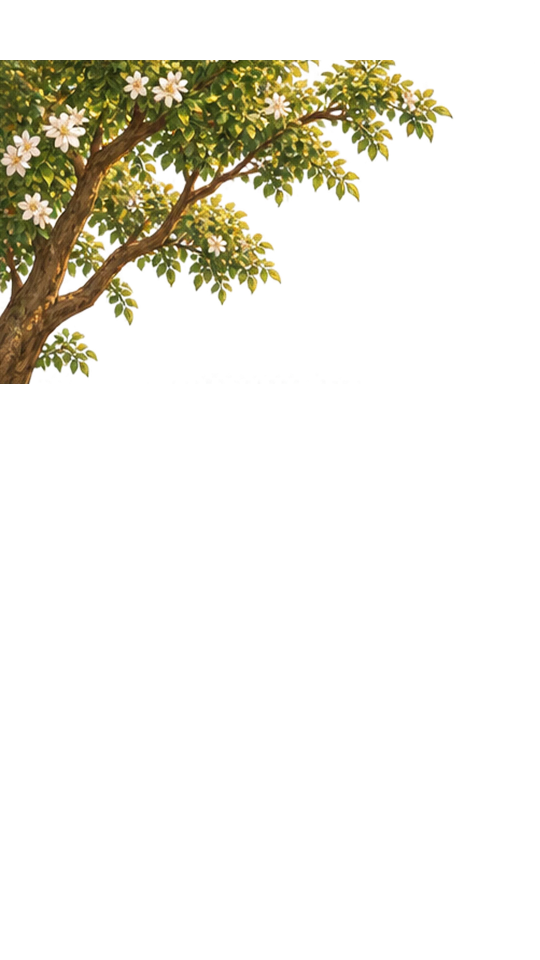
#> input picture New folder (3)/tree_l.webp, 1080 x 1920 px (shown at 1/2 size)
$ python refine-myanmar-trees.py
#> lines starting #> are read from the running program, lines starting #| are printed output that depends on the picture
#!/usr/bin/env python3
"""Feather isolated Myanmar royal garden tree WebPs without runtime GPU masks.

Inputs are the unchanged raw uploads on main; generated assets preserve the
1080x1920 sprite alignment. Script is idempotent because it reads originals.
"""
from pathlib import Path
from PIL import Image

root=Path(__file__).resolve().parents[1]
source=root/"New folder (3)"
destination=root/"assets/skins/myanmar-luxury"
destination.mkdir(parents=True,exist_ok=True)

def ramp(x):
    x=max(0.0,min(1.0,x))
    return x*x*(3-2*x)

for name in ("tree_l.webp","tree_r.webp"):
    image=Image.open(source/name).convert("RGBA")
#> image is the input picture: PIL image 1080x1920 RGBA; mean R, G, B, A 27.3, 25.6, 16.6, 38.6
    if image.size != (1080,1920):
        raise ValueError(f"{name} has changed geometry: {image.size}")
    # Raw artwork has hard horizontal cutouts close to top and bottom of the
    # isolated crown, plus a few detached white pixels outside the branch.
    # Preserve original subject in center and fade only the source edge zones.
    alpha=image.getchannel("A")
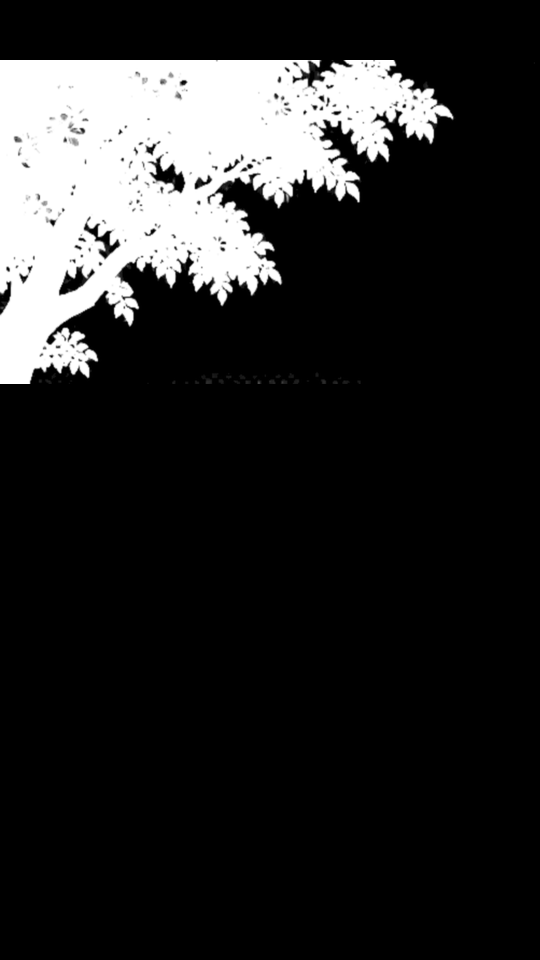
#> alpha: PIL image 1080x1920 L (shown at 1/2 size); min 0, max 255, mean 38.6
    mask=Image.new("L",image.size,0)
#> mask: PIL image 1080x1920 L; every value is 0
    for y in range(image.height):
        top=ramp((y-78)/112)
        bottom=1-ramp((y-565)/112)
        factor=min(top,bottom)
        if not factor: continue
        row=int(255*factor)
        # Alpha multiplier, applied after crop bounds below.
        from PIL import ImageDraw
        ImageDraw.Draw(mask).line((0,y,image.width,y),fill=row)
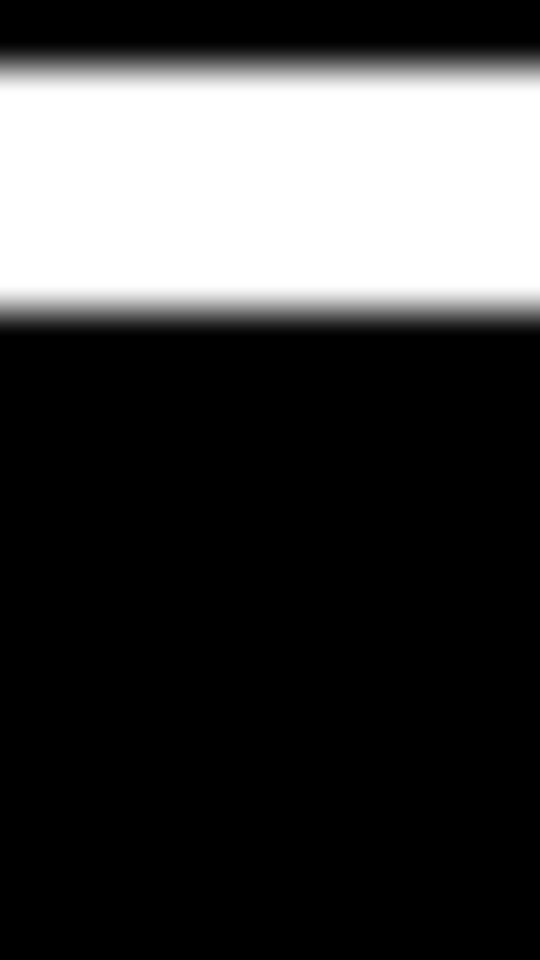
#> mask: PIL image 1080x1920 L (shown at 1/2 size); min 0, max 255, mean 64.6
    from PIL import ImageChops
    alpha=ImageChops.multiply(alpha,mask)
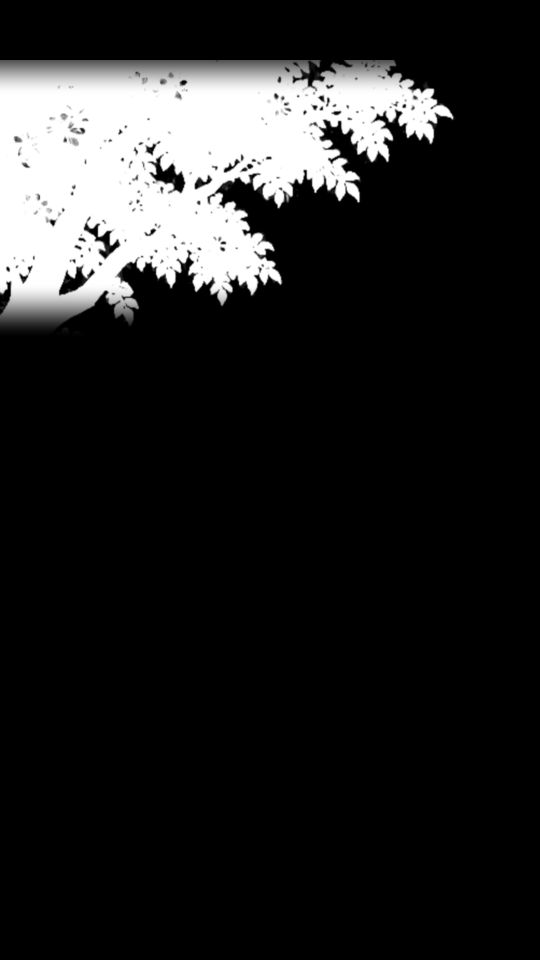
#> alpha: PIL image 1080x1920 L (shown at 1/2 size); min 0, max 255, mean 34.1
    # Remove detached anti-aliased source slivers far away from the
    # tree's visible branch structure. Keep branch pixels near the edges.
    from PIL import ImageDraw
    da=ImageDraw.Draw(alpha)
    if name=="tree_l.webp":
        da.rectangle((875,0,1079,1920),fill=0)
    else:
        da.rectangle((0,0,105,1920),fill=0)
    image.putalpha(alpha)
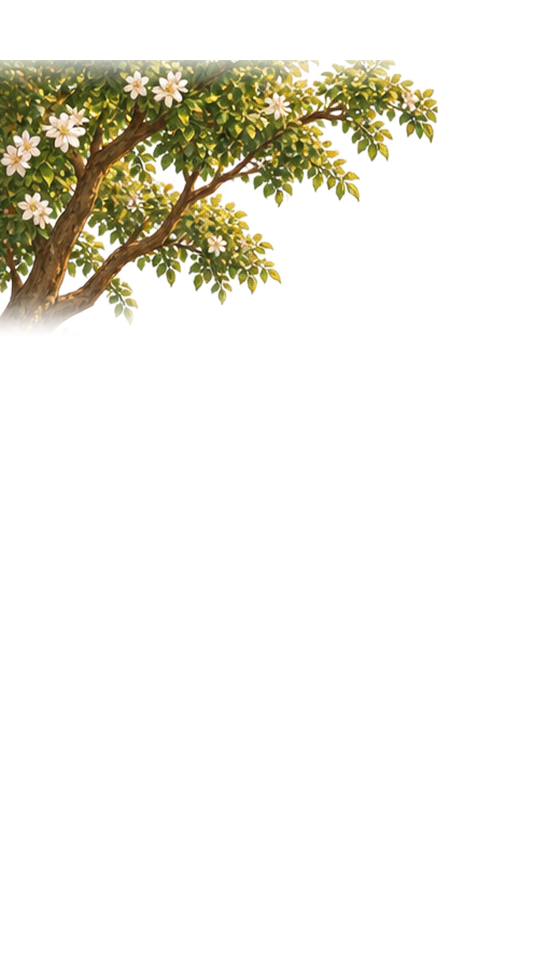
#> image: PIL image 1080x1920 RGBA (shown at 1/2 size); mean R, G, B, A 27.3, 25.6, 16.6, 34.1; transparent parts drawn white
    out=destination/name
    image.save(out,format="WEBP",quality=89,method=6)
#> (the run stopped early here; a loop or call above may not have finished)
